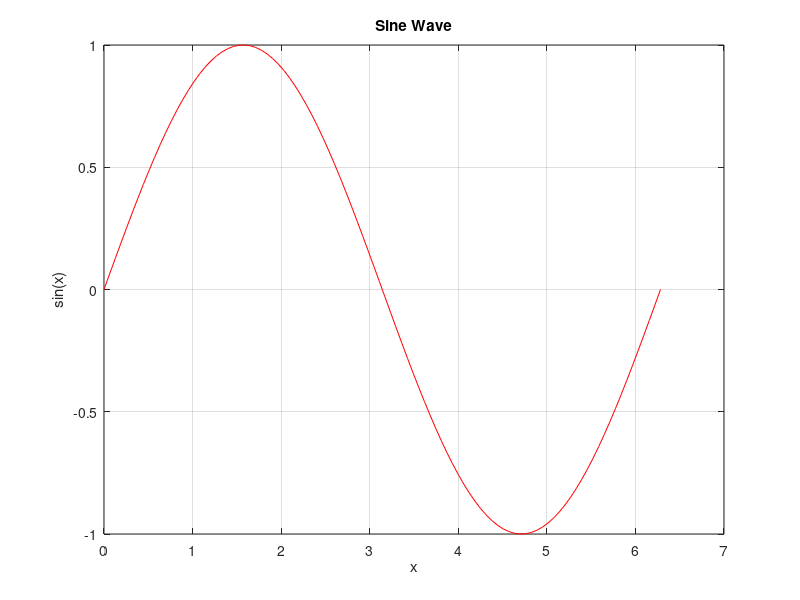

Reproduce this figure in MATLAB.
x = linspace(0, 2*pi, 100);
y = sin(x);

plot(x, y, "r-")  % Vẽ đồ thị với đường màu đỏ
xlabel("x")
ylabel("sin(x)")
title("Sine Wave")
grid on
